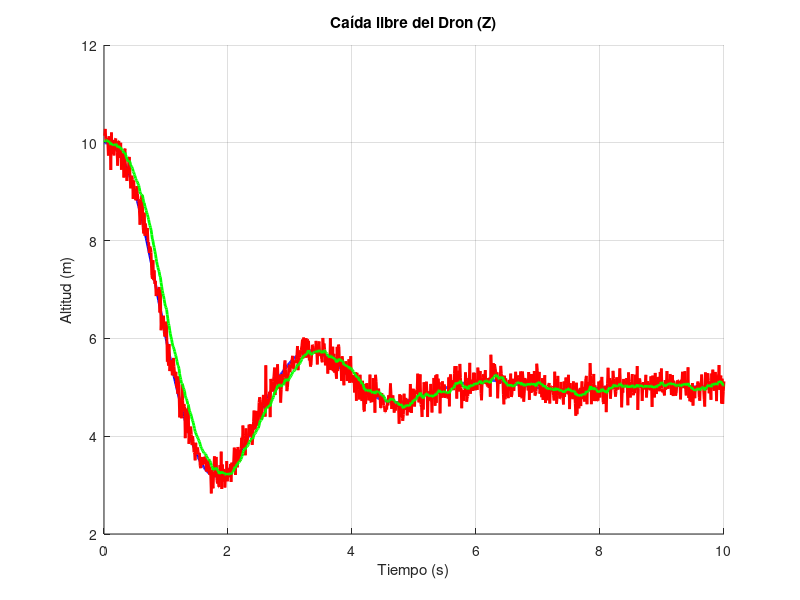

Here is the MATLAB script that generated this plot:
% ==========================================
% SIMULADOR FÍSICO DE DRON 6-DoF
% ==========================================
clear all; clc; close all;

% Parámetros físicos del Dron
masa_dron  = 1.2;   % Masa del dron en Kg
a_gravedad = 9.81;  % Aceleración de la Gravedad en m / s^2
inercia_xx = 0.01;  % Inercia en X, Roll
inercia_yy = 0.01;  % Inercia en Y, Pitch
inercia_zz = 0.01;  % Inercia en Z, Yaw
f_aero_lin = 0.1;   % Fricción aerodinámica lineal
tau_motor  = 0.05;  % Tiempo que tardan los motores en reaccionar, unos 50 ms

% Variables de estado
x = 0; y = 0; z = 10;             % Variables de posición
vx = 0; vy = 0; vz = 0;           % Variables de velocidad lineal
phi = 0; theta = 0; psi = 0;      % Variables de ángulos de Euler
p = 0; q = 0; r = 0;              % Variables de velocidad angular

beta = 0.1;                        % Peso para filtro MME
z_filtrada = z;                   % Salida del filtro MME
U1_real = masa_dron * a_gravedad; % Empuje inicial de los motores

% Configuración de la Simulación
dt = 0.01;        % Paso de tiempo entre iteraciones
t_final = 10;     % Segundos totales a simular
N = t_final / dt; % Número total de iteraciones

alpha = dt / (tau_motor + dt); % Constante de tiempo de los motores

% Vectores para guardar la telemetría y graficar después
hist_t = zeros(1, N);
hist_z_real = zeros(1, N);
hist_z_medida = zeros(1, N);
hist_z_filtrada = zeros(1, N);
hist_vz = zeros(1, N);

% Constantes del Controlador PID
z_ref  = 5;
err_acumulado = 0;
err_previo = 0;
kp = 5;
ki = 0;
kd = 2;

% Bucle principal para simular el Dron
for i = 1 : N

  % Ruido blanco Gaussiano
  z_medida = z + randn() * 0.2;

  % Filtro de Media Móvil Exponencial
  z_filtrada = (1 - beta) * z_filtrada + beta * z_medida;

  % Controlador PID
  err_actual= z_ref - z_filtrada;
  err_acumulado = err_acumulado + err_actual * dt;
  vel_err = (err_actual - err_previo) / dt;
  fuerza_pid = kp * err_actual + err_acumulado * ki + vel_err * kd;
  err_previo = err_actual;

  % Cáculo de los Empujes del Dron
  U1_deseado = (masa_dron * a_gravedad) + fuerza_pid;
  U2 = 0; U3 = 0; U4 = 0;

  if U1_deseado <= 0
    U1_deseado = 0;
  elseif U1_deseado > 2 * masa_dron * a_gravedad
    U1_deseado = 2 * masa_dron * a_gravedad;
  endif

  U1_real = U1_real + alpha * (U1_deseado - U1_real);

  % Cálculo de las aceleraciones
  ax = (U1_real / masa_dron) * (cos(phi) * sin(theta) * cos(psi) + sin(phi) * sin(psi)) - (f_aero_lin / masa_dron) * vx;
  ay = (U1_real / masa_dron) * (cos(phi) * sin(theta) * sin(psi) - sin(phi) * cos(psi)) - (f_aero_lin / masa_dron) * vy;
  az = (U1_real / masa_dron) * (cos(phi) * cos(theta)) - a_gravedad - (f_aero_lin / masa_dron) * vz;

  % Actualizar velocidades lineales
  vx = vx + ax * dt;
  vy = vy + ay * dt;
  vz = vz + az * dt;

  % Actualizar posiciones espaciales
  x = x + vx * dt;
  y = y + vy * dt;
  z = z + vz * dt;

  % Detectamos colisión contra el suelo
  if z <= 0
    z = 0;
    vz = 0;
  endif

  % Guardamos la telemetría
  tiempo_actual      = i * dt;
  hist_t(i)          = tiempo_actual;
  hist_z_real(i)     = z;
  hist_z_medida(i)   = z_medida;
  hist_z_filtrada(i) = z_filtrada;
  hist_vz(i)         = vz;

end

% Graficamos la altitud
figure(1);
hold on;
plot(hist_t, hist_z_real, 'b', 'LineWidth', 2);
plot(hist_t, hist_z_medida, 'r', 'LineWidth', 2);
plot(hist_t, hist_z_filtrada, 'g', 'LineWidth', 2);
title('Caída libre del Dron (Z)');
xlabel('Tiempo (s)');
ylabel('Altitud (m)');
grid on;
